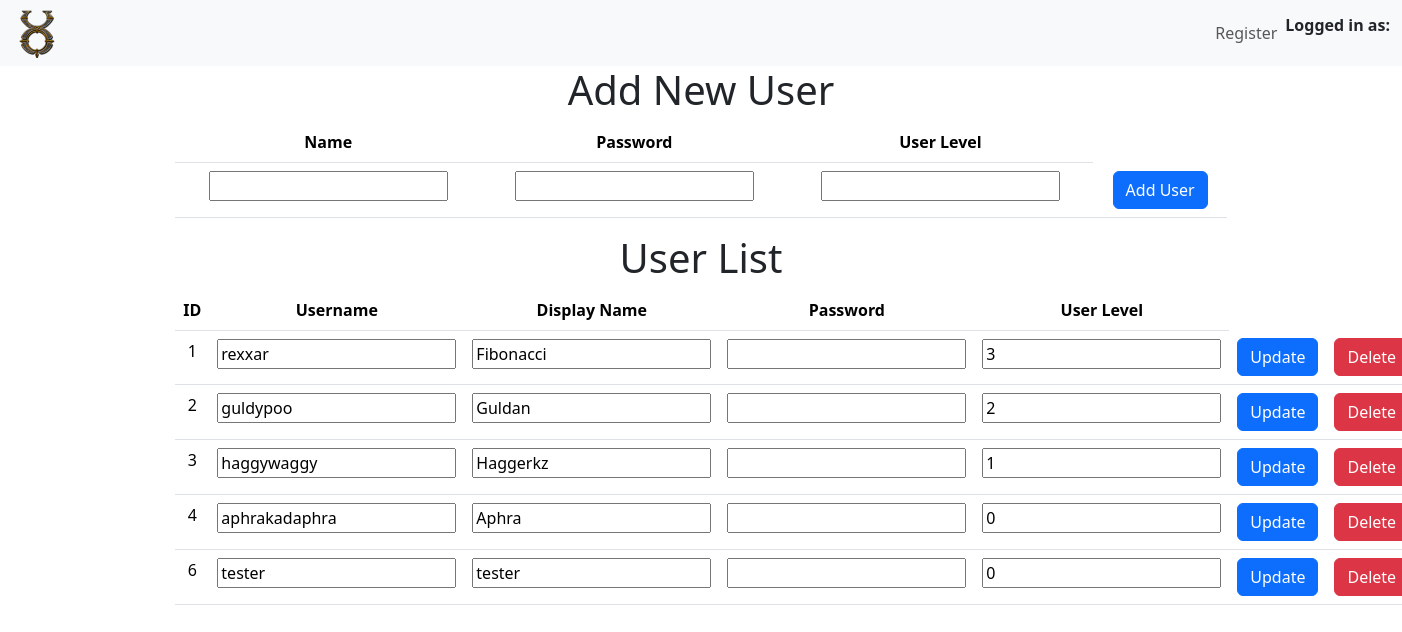
/a_users, run on the app's committed database.
### tables this page shows
CREATE TABLE users (
    id INTEGER PRIMARY KEY AUTOINCREMENT,
    username TEXT NOT NULL,
    password TEXT NOT NULL,
    is_admin INTEGER NOT NULL DEFAULT 0
, sel_lock BOOLEAN DEFAULT (0) NOT NULL, display_name TEXT);

### app.py (the view)
@app.route('/a_users')
def a_users():
    users_data = select_all_users()
    return render_template('a_users.html', users_data=users_data)

### app.py (called while the page is built)
@app.before_request
def authentication():
    if 'id' in session:
        user_data = get_user_data()
        selection_toggle = check_selection_toggle()
        g.is_admin = user_data['is_admin']
        g.sel_lock = user_data['sel_lock']
        g.display_name = user_data['display_name']
        g.selection_toggle = selection_toggle['selections_toggle']

### helpers.py (called while the page is built)
def connect_to_database(database_name):
    conn = sqlite3.connect(database_name)
    conn.row_factory = sqlite3.Row
    cursor = conn.cursor()
    return conn, cursor

### users.py (called while the page is built)
def select_all_users():
    conn, cursor = connect_to_database('uonew.db')
    cursor.execute("SELECT * FROM users")
    users_data = cursor.fetchall()
    conn.close()
    return users_data

### templates/a_users.html (shortened to what this page needs)
{% extends "index.html" %}
{% block nav %}
<nav class="navbar navbar-expand-lg bg-body-tertiary">
  <div class="container-fluid">
    <img src="{{ url_for('static', filename='images/uo.png') }}" alt="UO Icon" class="small-image">
    <div class="collapse navbar-collapse" id="navbarSupportedContent">
      <ul class="navbar-nav mb-2 mb-lg-0 right-align">
        <li class="nav-item">
            <a class="nav-link" href="register">Register</a>
        </li>
      </ul>
    </div>
    <b class="nav-item">Logged in as: <p style="color:blue; text-align:center;">{{ g.display_name }}</p></b>
  </div>
</nav>
{% endblock %}
{% block content %}
<div class="a_users_table">
    <h1>Add New User</h1>
        <table class="table">
    <thead>
        <tr>
            <th>Name</th>
            <th>Password</th>
            <th>User Level</th>
        </tr>
    </thead>
    <tbody>
        <tr>
            <form action="{{ url_for('admin_add_user') }}" method="post">
                <td><input type="text" name="name"></td>
                <td><input type="text" name="password"></td>
                <td><input type="number" name="user_level"></td>
                <td><button type="submit" class="btn btn-primary" onclick="return confirm('Are you sure?')">Add User</button></td>
            </form>
        </tr>
    </tbody>
    </table>
</div>
<div class="a_users_table">
    <h1>User List</h1>
    <table class="table">
        <thead>
            <tr>
                <th>ID</th>
                <th>Username</th>
                <th>Display Name</th>
                <th>Password</th>
                <th>User Level</th>
            </tr>
        </thead>
        <tbody>
            {% for user in users_data %}
            <tr>
                <form action="{{ url_for('admin_update_user') }}" method="post">
                    <td><input type="hidden" name="id" value="{{ user['id'] }}">{{ user['id'] }}</td>
                    <td><input type="text" name="username" value="{{ user['username'] }}"></td>
                    <td><input type="text" name="display_name" value="{{ user['display_name'] }}"></td>
                    <td><input type="text" name="password"></td>
                    <td><input type="number" name="user_level" value="{{ user['is_admin'] }}"></td>
                    <td><button type="submit" class="btn btn-primary" onclick="return confirm('Are you sure?')">Update</button></td>
                </form>
                <form action="{{ url_for('delete_a_user') }}" method="post">
                    <td><button type="submit" class="btn btn-danger" onclick="return confirm('Are you sure you want to delete?')">Delete</button></td>
                </form>
            </tr>
            {% endfor %}
        </tbody>
    </table>
</div>
{% endblock %}

### static/style.css (style rules this page uses)
.small-image { max-width: 50px; max-height: 50px; }
.right-align { float: right; }
.a_users_table { margin: auto; width: 75%; text-align: center; }

### data on the page
users: id "1", username "rexxar", display_name "Fibonacci", user_level "3"
users: id "2", username "guldypoo", display_name "Guldan", user_level "2"
users: id "3", username "haggywaggy", display_name "Haggerkz", user_level "1"
users: id "4", username "aphrakadaphra", display_name "Aphra", user_level "0"
users: id "6", username "tester", display_name "tester", user_level "0"
